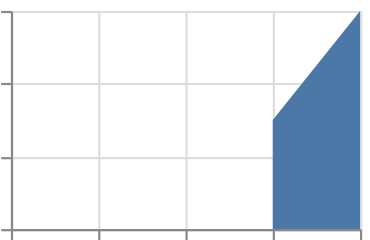

Source (Vega-Lite JSON):
### Vega-Lite specification from a JSON file in a GitHub repository (floating-point values rounded to 4 significant figures)
{"$schema": "https://vega.github.io/schema/vega-lite/v6.json", "description": "break-paths-show-path-domains is an alias of the default for a path mark", "padding": 5, "autosize": "none", "data": {"values": [{"c": "A", "x": 1, "y": 2, "s": 3, "t": "2024-01-01"}, {"c": "B", "x": 2, "y": null, "s": null, "t": "2024-02-01"}, {"c": "C", "x": 3, "y": null, "s": 4, "t": "2024-03-01"}, {"c": "D", "x": 4, "y": 3, "s": 7, "t": "2024-04-01"}, {"c": "E", "x": 5, "y": 6, "s": 2, "t": "2024-05-01"}]}, "width": 160, "height": 100, "mark": {"type": "area", "invalid": "break-paths-show-path-domains"}, "encoding": {"x": {"field": "x", "type": "quantitative"}, "y": {"field": "y", "type": "quantitative"}}}
